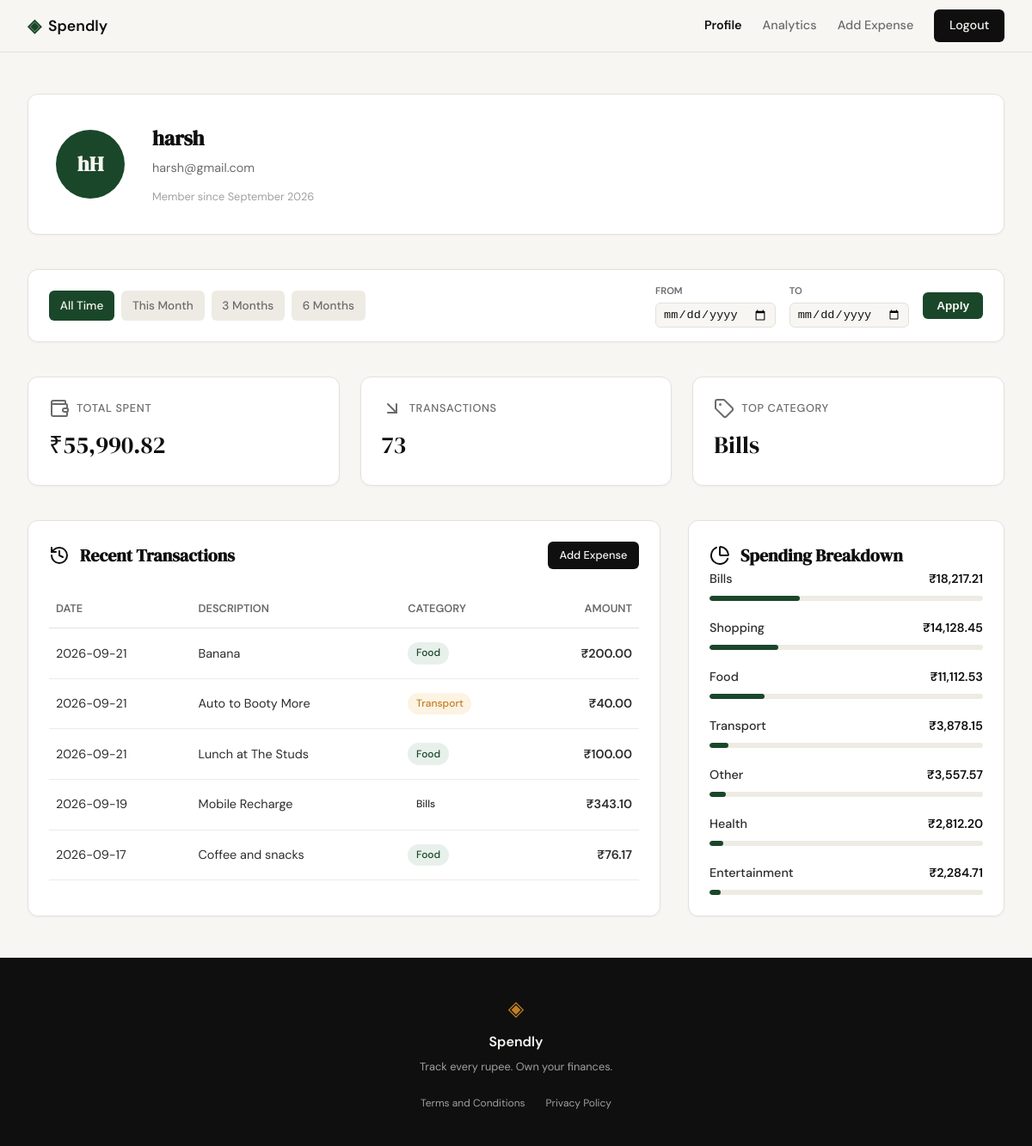
Page /profile (signed in) on the committed database.
### tables this page shows
CREATE TABLE users (
                id INTEGER PRIMARY KEY AUTOINCREMENT,
                name TEXT NOT NULL,
                email TEXT UNIQUE NOT NULL,
                password_hash TEXT NOT NULL,
                created_at TEXT DEFAULT (datetime('now'))
            );

CREATE TABLE expenses (
                id INTEGER PRIMARY KEY AUTOINCREMENT,
                user_id INTEGER NOT NULL,
                amount REAL NOT NULL,
                category TEXT NOT NULL,
                date TEXT NOT NULL,
                description TEXT,
                created_at TEXT DEFAULT (datetime('now')),
                FOREIGN KEY (user_id) REFERENCES users(id)
            );

### app.py (the view)
@app.route("/profile")
def profile():
    if not session.get("user_id"):
        return redirect(url_for("login"))
    user_id = session["user_id"]
    user = get_user_profile(user_id)
    if not user:
        return redirect(url_for("login")) # User no longer exists
    validated_from, validated_to, presets = _get_date_filter_params()
    stats = get_user_stats(user_id, validated_from, validated_to)
    transactions = get_recent_transactions(user_id, date_from=validated_from, date_to=validated_to)
    categories = get_category_breakdown(user_id, validated_from, validated_to)
    return render_template(
        "profile.html",
        user=user,
        stats=stats,
        transactions=transactions,
        categories=categories,
        date_from=validated_from,
        date_to=validated_to,
        presets=presets
    )

### app.py (called while the page is built, shortened)
def _get_date_filter_params():
    date_from = request.args.get("date_from")
    date_to = request.args.get("date_to")
    validated_from = None
    validated_to = None
    today = datetime.now().date()
    presets = {
        "this_month": (today.replace(day=1).strftime("%Y-%m-%d"), today.strftime("%Y-%m-%d")),
        "last_3m": ((today - timedelta(days=90)).strftime("%Y-%m-%d"), today.strftime("%Y-%m-%d")),
        "last_6m": ((today - timedelta(days=180)).strftime("%Y-%m-%d"), today.strftime("%Y-%m-%d")),
    }
    return validated_from, validated_to, presets

### database/db.py (called while the page is built)
def get_db():
    conn = sqlite3.connect(DB_PATH)
    conn.row_factory = sqlite3.Row
    conn.execute("PRAGMA foreign_keys = ON;")
    return conn

def get_user_profile(user_id):
    with get_db() as conn:
        user = conn.execute(
            "SELECT name, email, created_at FROM users WHERE id = ?",
            (user_id,)
        ).fetchone()
        if user:
            import datetime
            dt = datetime.datetime.strptime(user['created_at'], '%Y-%m-%d %H:%M:%S')
            return {
                "name": user['name'],
                "email": user['email'],
                "join_date": dt.strftime('%B %Y')
            }
        return None

def _apply_date_filter(query, params, date_from, date_to):
    if date_from and date_to:
        query += " AND date BETWEEN ? AND ?"
        params.extend([date_from, date_to])
    return query, params

def get_recent_transactions(user_id, limit=5, date_from=None, date_to=None):
    with get_db() as conn:
        query = "SELECT date, description, category, amount FROM expenses WHERE user_id = ?"
        params = [user_id]
        query, params = _apply_date_filter(query, params, date_from, date_to)
        query += " ORDER BY date DESC, id DESC LIMIT ?"
        params.append(limit)
        rows = conn.execute(query, params).fetchall()
        return [
            {
                "date": row['date'],
                "description": row['description'],
                "category": row['category'],
                "amount": f"₹{row['amount']:,.2f}"
            }
            for row in rows
        ]

### templates/profile.html (shortened to what this page needs)
{% extends "base.html" %}
{% block head %}
<link rel="stylesheet" href="{{ url_for('static', filename='css/profile.css') }}">
{% endblock %}
{% block content %}
<div class="profile-container">
    <header class="profile-header-card">
        <div class="profile-avatar">
            {{ user.name[0] }}{{ user.name.split(' ')[-1][0] | upper }}
        </div>
        <div class="profile-user-info">
            <h1 class="profile-name">{{ user.name }}</h1>
            <span class="profile-email">{{ user.email }}</span>
            <span class="profile-meta">Member since {{ user.join_date }}</span>
        </div>
    </header>
    <div class="filter-bar">
        <div class="filter-presets">
            <a href="{{ url_for('profile') }}"
               class="filter-btn {{ 'active' if not date_from }}"
               title="Show all time">All Time</a>
            <a href="{{ url_for('profile', date_from=presets.this_month[0], date_to=presets.this_month[1]) }}"
               class="filter-btn {{ 'active' if date_from == presets.this_month[0] }}"
               title="This Month">This Month</a>
            <a href="{{ url_for('profile', date_from=presets.last_3m[0], date_to=presets.last_3m[1]) }}"
               class="filter-btn {{ 'active' if date_from == presets.last_3m[0] }}"
               title="Last 3 Months">3 Months</a>
            <a href="{{ url_for('profile', date_from=presets.last_6m[0], date_to=presets.last_6m[1]) }}"
               class="filter-btn {{ 'active' if date_from == presets.last_6m[0] }}"
               title="Last 6 Months">6 Months</a>
        </div>
        <form class="filter-custom" method="GET" action="{{ url_for('profile') }}">
            <div class="input-group">
                <label for="date_from">From</label>
                <input type="date" id="date_from" name="date_from" value="{{ date_from or '' }}">
            </div>
            <div class="input-group">
                <label for="date_to">To</label>
                <input type="date" id="date_to" name="date_to" value="{{ date_to or '' }}">
            </div>
            <button type="submit" class="filter-apply-btn">Apply</button>
        </form>
    </div>
    <section class="stats-grid">
        <div class="stat-card">
            <span class="stat-label"><i data-lucide="wallet"></i> Total Spent</span>
            <span class="stat-value">{{ stats.total_spent }}</span>
        </div>
        <div class="stat-card">
            <span class="stat-label"><i data-lucide="arrow-down-right"></i> Transactions</span>
            <span class="stat-value">{{ stats.transaction_count }}</span>
        </div>
        <div class="stat-card">
            <span class="stat-label"><i data-lucide="tag"></i> Top Category</span>
            <span class="stat-value">{{ stats.top_category }}</span>
        </div>
    </section>
    <div class="profile-content">
        <section class="content-section">
            <div class="section-header">
                <h2 class="section-title"><i data-lucide="history"></i> Recent Transactions</h2>
                <a href="{{ url_for('add_expense') }}" class="btn-primary btn-sm">Add Expense</a>
            </div>
            <div style="overflow-x: auto;">
                <table class="tx-table">
                    <thead>
                        <tr>
                            <th>Date</th>
                            <th>Description</th>
                            <th>Category</th>
                            <th style="text-align: right;">Amount</th>
                        </tr>
                    </thead>
                    <tbody>
                        {% for tx in transactions %}
                        <tr>
                            <td>{{ tx.date }}</td>
                            <td>{{ tx.description }}</td>
                            <td>
                                <span class="tx-badge badge-{{ tx.category | lower }}">
                                    {{ tx.category }}
                                </span>
                            </td>
                            <td class="tx-amount">{{ tx.amount }}</td>
                        </tr>
                        {% endfor %}
                    </tbody>
                </table>
            </div>
        </section>
        <section class="content-section">
            <h2 class="section-title"><i data-lucide="pie-chart"></i> Spending Breakdown</h2>
            <div class="cat-list">
                {% for cat in categories %}
                <div class="cat-item">
                    <div class="cat-info">
                        <span class="cat-name">{{ cat.category }}</span>
                        <span class="cat-amount">{{ cat.amount }}</span>
                    </div>
                    <div class="cat-bar-track">
                        <div class="cat-bar-fill" style="width: {{ cat.percentage }}%;"></div>
                    </div>
                </div>
                {% endfor %}
            </div>
        </section>
    </div>
</div>
{% endblock %}

### static/css/style.css (style rules this page uses)
:root { --ink: #0f0f0f; --ink-soft: #2d2d2d; --ink-muted: #6b6b6b; --ink-faint: #a0a0a0; --paper: #f7f6f3; --paper-warm: #f0ede6; --paper-card: #ffffff; --accent: #1a472a; --accent-light: #e8f0eb; --accent-2: #c17f24; --accent-2-light: #fdf3e3; --danger: #c0392b; --danger-light: #fdecea; --border: #e4e1da; --border-soft: #eeebe4; --font-display: 'DM Serif Display', Georgia, serif; --font-body: 'DM Sans', system-ui, sans-serif; --max-width: 1200px; --auth-width: 440px; --radius-sm: 6px; --radius-md: 12px; --radius-lg: 20px; }
*, *::before, *::after { box-sizing: border-box; margin: 0; padding: 0; }
html { font-size: 16px; scroll-behavior: smooth; }
body { background: var(--paper); color: var(--ink); font-family: var(--font-body); font-size: 1rem; line-height: 1.6; -webkit-font-smoothing: antialiased; }
a { color: inherit; text-decoration: none; }
.btn-primary { display: inline-block; background: var(--ink); color: var(--paper); padding: 0.65rem 1.5rem; border-radius: var(--radius-sm); font-family: var(--font-body); font-size: 0.9rem; font-weight: 500; cursor: pointer; border: none; transition: background 0.2s; text-decoration: none; }
.btn-primary.btn-sm { padding: 0.35rem 0.85rem; font-size: 0.8rem; }

### rows in the picture
users: name "h", name "H", name "harsh", email "harsh@gmail.com"
expenses: date "2026-09-21", description "Banana", category "Food", amount "₹200.00"
expenses: date "2026-09-21", description "Auto to Booty More", category "Transport", amount "₹40.00"
expenses: date "2026-09-21", description "Lunch at The Studs", category "Food", amount "₹100.00"
expenses: date "2026-09-19", description "Mobile Recharge", category "Bills", amount "₹343.10"
expenses: date "2026-09-17", description "Coffee and snacks", category "Food", amount "₹76.17"

### other values in the picture
{{ user.join_date }} "September 2026"
{{ stats.total_spent }} "₹55,990.82"
{{ stats.transaction_count }} "73"
{{ stats.top_category }} "Bills"
{{ cat.category }} "Bills" "Shopping" "Food" "Transport" "Other" "Health" "Entertainment"
{{ cat.amount }} "₹18,217.21" "₹14,128.45" "₹11,112.53" "₹3,878.15" "₹3,557.57" "₹2,812.20" "₹2,284.71"
